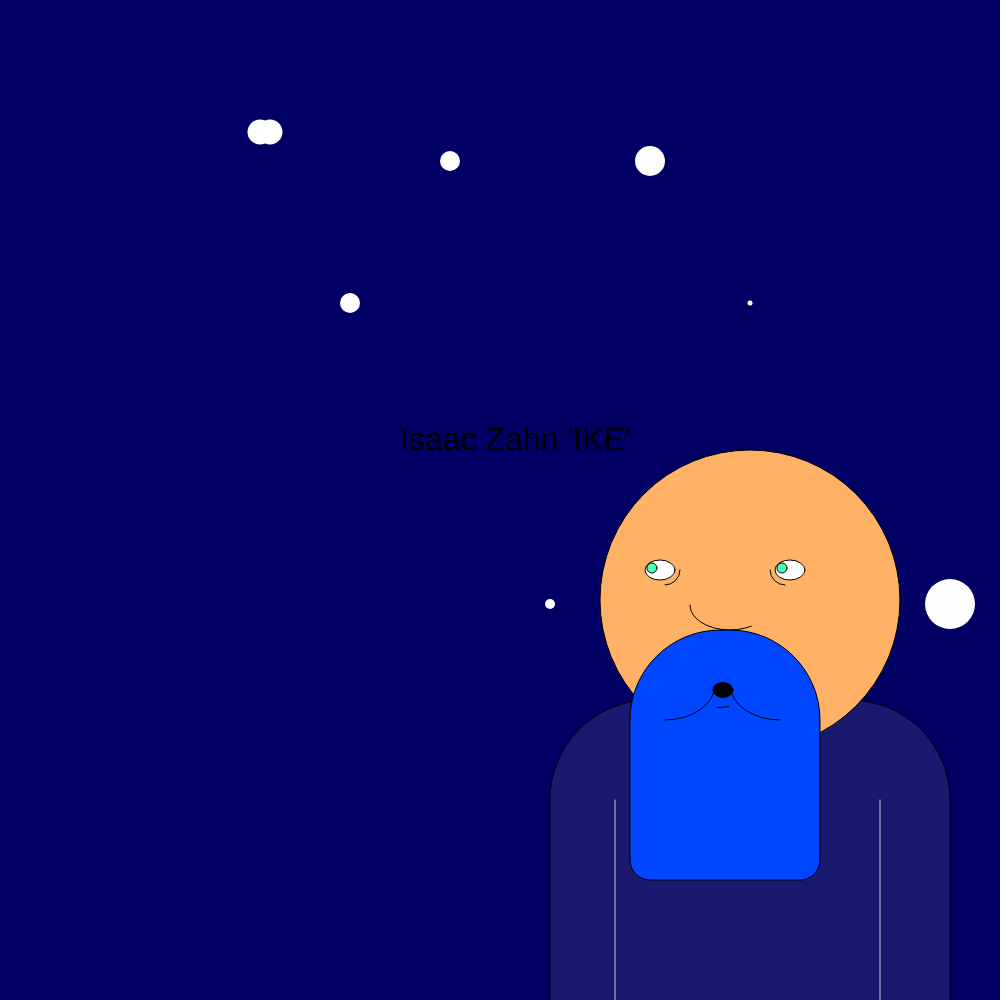
Frame 1 (no input)
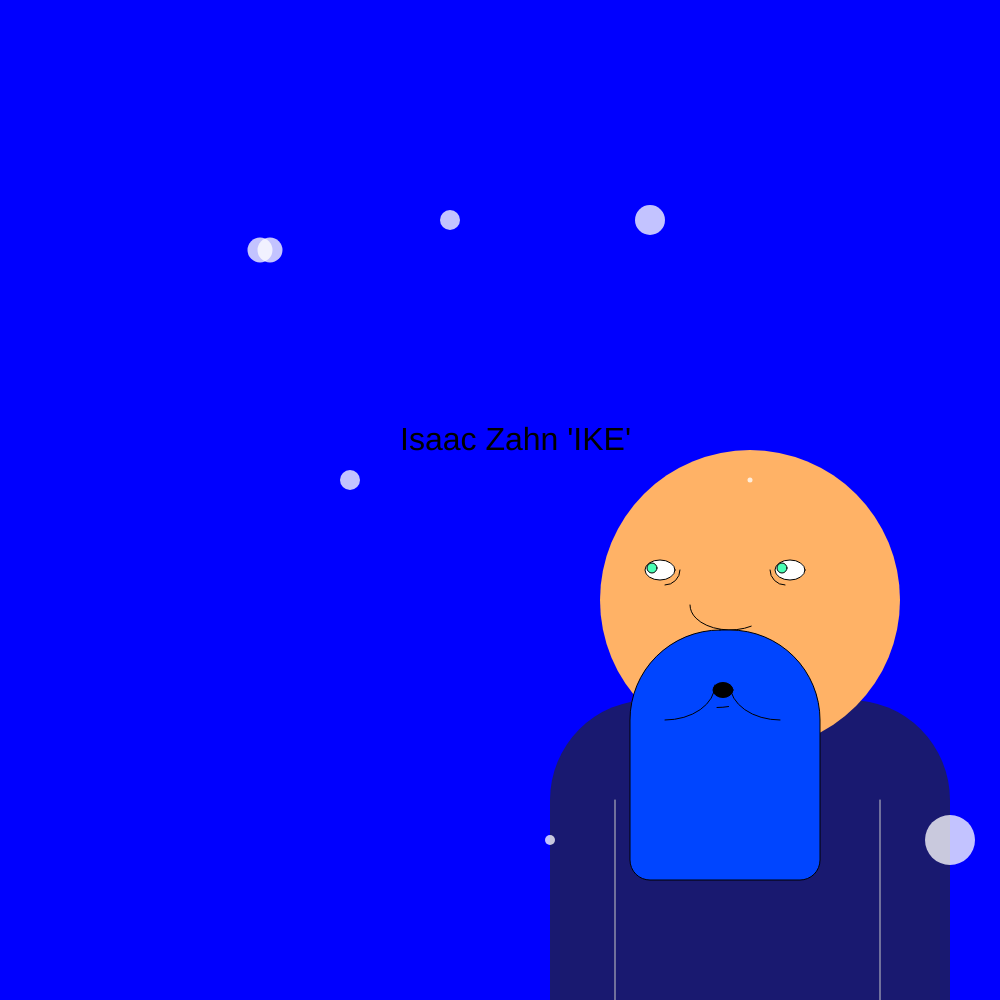
Frame 60 (no input)
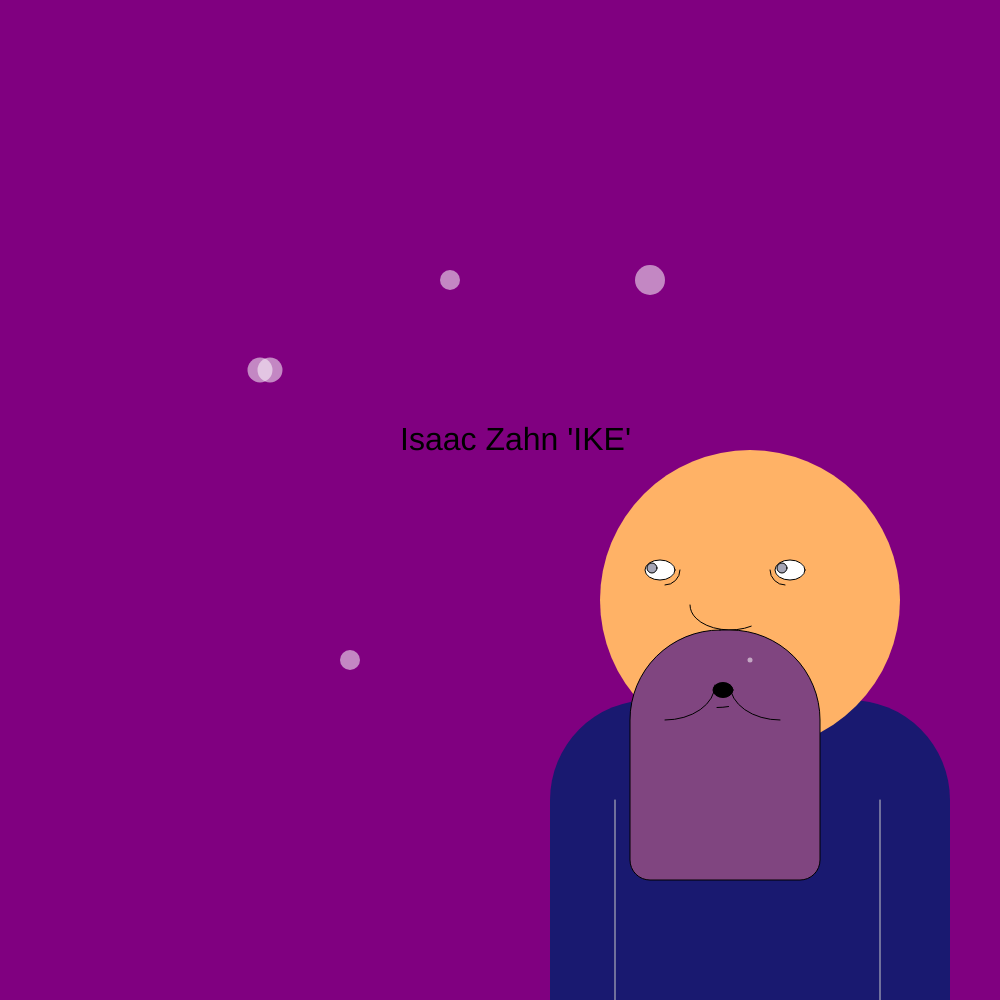
Frame 120 (the mouse pressed at the canvas centre since frame 60)

The p5.js sketch that drew these frames (run headless with seeded random() and noise() and a simulated clock; from frame 60 on, the mouse is pressed at the canvas centre):

// p5.js sketch
// ── sketch.js

var r = 0;
var b = 100;
var snow = {
  loc: 60,
  trans: 255
};
var snow2 = {
  loc: 30,
  trans: 255
};
var snow3 = {
  loc: 200,
  trans: 240
};

var snow4 = {
  loc: 500,
  trans:200

};
function setup() {
createCanvas(1000,1000);


}


function draw() {

background(r,0,b);
textSize(32);
fill(0,0,0);
text("Isaac Zahn 'IKE'",400,450);
r = map(mouseX,0,1000,0,255);
b = map(mouseY,0,1000,255,0);

//body
fill(25,25,112);
rect(550,700,400,600,100,100,0,0);

//the head
translate(250,100);
fill(255,178,102);
ellipse(500,500,300,300);
stroke(0);
arc(480,505,80,50,QUARTER_PI,PI);

//eyes
push();
translate(0, -30);

fill(255);
ellipse(410,500,30,20);
ellipse(540,500,30,20);
noFill();
stroke(0);
arc(415,500,30,30,TWO_PI,HALF_PI);
arc(535,500,30,30,HALF_PI,PI);
pop();
push();
fill(r,b,150,180);
ellipse(402,468,10,10);
ellipse(532,468,10,10);
pop();

// beard
push();
fill(r,69,b);
rect(380,530,190,250,90,90,20,20);
pop();


//month
push();
fill(0,0,0);
ellipse(473,590,20,15);
noFill();
stroke(0);
arc(415,585,100,70,TWO_PI,HALF_PI);
arc(530,585,100,70,HALF_PI,PI);
arc(467,595,60,25,QUARTER_PI,PI-HALF_PI);
pop();

//arms
push();
stroke(200);
line(630,700,630,1000);
line(365,700,365,1000);
pop();

//snow

snow.loc = snow.loc +1;
snow.trans = snow.trans - 1;
snow2.loc = snow2.loc +2;
snow2.trans = snow2.trans -2;
snow3.loc= snow3.loc+3;
snow3.trans= snow3.trans+3;
snow4.loc = snow4.loc +4;
snow4.trans= snow4.trans-4;

noStroke();
fill(255,255,255,snow.trans);
ellipse(400,snow.loc,30,30);
ellipse(20,snow2.loc,25,25);
ellipse(100,snow3.loc,20,20);
ellipse(300, snow4.loc,10,10);
ellipse(200,snow.loc,20,20);
ellipse(10,snow2.loc,25,25);
ellipse(500,snow3.loc,5,5);
ellipse(700,snow4.loc,50,50);









}
